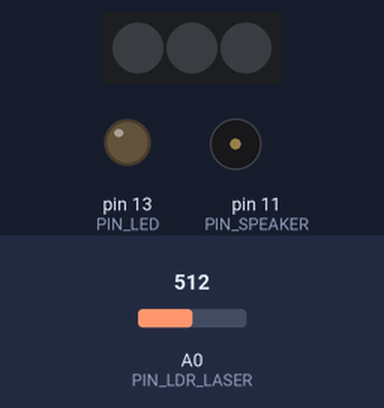
Simulated run of this sketch. Board: Arduino Uno, built with avr-gcc and run on an emulated ATmega328P. Parts: 3 RGB LEDs in strip order, left to right, output pins drawn as LEDs (lit = HIGH), buzzer (waves = sounding). Dashed ring = blinking. The inputs (shaded band) are chosen by the test bench; at power-on: A0 (PIN_LDR_LASER) = 512. What the sketch prints to the serial monitor is not drawn.

Above: at 1.6 s.
1.7 s: A0 (PIN_LDR_LASER) set to 1023
At 1.95 s:
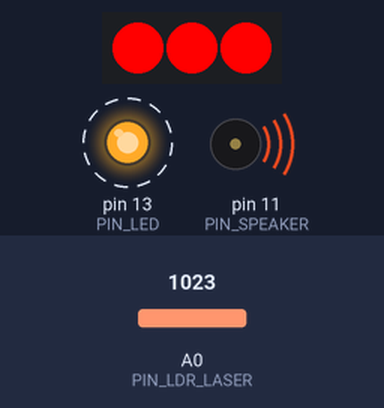
At 2.45 s:
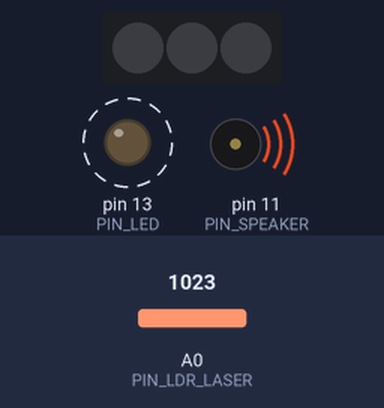
Timing chart, 0 to 4.7 s (numbered marks = the images above; inputs shaded):
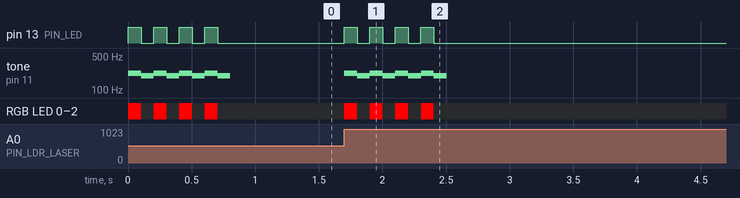

The sketch:

LaserPath.ino
```cpp
#include <FastLED.h>
#include "pitches.h"

#define PIN_SPEAKER 11
#define PIN_LED 13
#define PIN_LDR_LASER A0

#define DATA_PIN 9 //NeoPixel data pin
#define NUM_LEDS 3
CRGB leds[NUM_LEDS];

#define THRESHOLD 15
#define DISABLED_TIME 2000

enum { MODE_ENABLED, MODE_DISABLED };
uint8_t mode = MODE_ENABLED;
uint8_t oldBeepStatus = false;
int oldValue=0;
unsigned long t=0;

void setup() {
  pinMode(PIN_SPEAKER,OUTPUT);
  pinMode(PIN_LED,OUTPUT);
  pinMode(PIN_LDR_LASER,INPUT);

  FastLED.addLeds<NEOPIXEL, DATA_PIN>(leds, NUM_LEDS);

  Serial.begin(115200);
}


void loop() {
  if(mode == MODE_ENABLED && shouldBeep()){
    beepAndFlash();
    //prevent continuous beep
  //  mode = MODE_DISABLED;
    oldBeepStatus = true;
    t = millis();
  }
  //re-enable beep automatically after DISABLED_TIME ms
  if(oldBeepStatus && (millis()-t > DISABLED_TIME)){
    oldBeepStatus = false;
    mode = MODE_ENABLED;
  }
}

uint8_t shouldBeep(){
  uint8_t res = false;
  int a0=analogRead(PIN_LDR_LASER);
  int deriv = a0-oldValue;
  oldValue = a0;
  if(deriv > THRESHOLD){
    res = true;
  }
  Serial.print(a0);
  Serial.print(" ");
  Serial.println(deriv);
  return res;
}

void light(bool on){
    CRGB color = CRGB::Black;
    if(on){
      color = CRGB::Red;
    }

    leds[0] = color;
    leds[1] = color;
    leds[2] = color;

    FastLED.show();
}


void beepAndFlash(){
  for(int i=0;i<4;i++){
    digitalWrite(PIN_LED,HIGH);
    light(true);
    tone(PIN_SPEAKER,NOTE_A3,100);
    delay(100);
    digitalWrite(PIN_LED,LOW);
    light(false);
    tone(PIN_SPEAKER,NOTE_G3,100);
    delay(100);
  }
}
```

pitches.h
```cpp
#define NOTE_B0  31
#define NOTE_C1  33
#define NOTE_CS1 35
#define NOTE_D1  37
#define NOTE_DS1 39
#define NOTE_E1  41
#define NOTE_F1  44
#define NOTE_FS1 46
#define NOTE_G1  49
#define NOTE_GS1 52
#define NOTE_A1  55
#define NOTE_AS1 58
#define NOTE_B1  62
#define NOTE_C2  65
#define NOTE_CS2 69
#define NOTE_D2  73
#define NOTE_DS2 78
#define NOTE_E2  82
#define NOTE_F2  87
#define NOTE_FS2 93
#define NOTE_G2  98
#define NOTE_GS2 104
#define NOTE_A2  110
#define NOTE_AS2 117
#define NOTE_B2  123
#define NOTE_C3  131
#define NOTE_CS3 139
#define NOTE_D3  147
#define NOTE_DS3 156
#define NOTE_E3  165
#define NOTE_F3  175
#define NOTE_FS3 185
#define NOTE_G3  196
#define NOTE_GS3 208
#define NOTE_A3  220
#define NOTE_AS3 233
#define NOTE_B3  247
#define NOTE_C4  262
#define NOTE_CS4 277
#define NOTE_D4  294
#define NOTE_DS4 311
#define NOTE_E4  330
#define NOTE_F4  349
#define NOTE_FS4 370
#define NOTE_G4  392
#define NOTE_GS4 415
#define NOTE_A4  440
#define NOTE_AS4 466
#define NOTE_B4  494
#define NOTE_C5  523
#define NOTE_CS5 554
#define NOTE_D5  587
#define NOTE_DS5 622
#define NOTE_E5  659
#define NOTE_F5  698
#define NOTE_FS5 740
#define NOTE_G5  784
#define NOTE_GS5 831
#define NOTE_A5  880
#define NOTE_AS5 932
#define NOTE_B5  988
#define NOTE_C6  1047
#define NOTE_CS6 1109
#define NOTE_D6  1175
#define NOTE_DS6 1245
#define NOTE_E6  1319
#define NOTE_F6  1397
#define NOTE_FS6 1480
#define NOTE_G6  1568
#define NOTE_GS6 1661
#define NOTE_A6  1760
#define NOTE_AS6 1865
#define NOTE_B6  1976
#define NOTE_C7  2093
#define NOTE_CS7 2217
#define NOTE_D7  2349
#define NOTE_DS7 2489
#define NOTE_E7  2637
#define NOTE_F7  2794
#define NOTE_FS7 2960
#define NOTE_G7  3136
#define NOTE_GS7 3322
#define NOTE_A7  3520
#define NOTE_AS7 3729
#define NOTE_B7  3951
#define NOTE_C8  4186
#define NOTE_CS8 4435
#define NOTE_D8  4699
#define NOTE_DS8 4978
#define END -1
```

Measured:
- after the input at 1.7 s, pin 13 (PIN_LED): alternates HIGH for 0.10 s and LOW for 0.10 s, 8 changes in all, then stays LOW, starting at once; tone on pin 11 (PIN_SPEAKER): silent → 220 Hz at once, then repeats every 0.20 s: 196 Hz 0.10 s, 220 Hz 0.10 s, until it stays silent from 2.5 s
- by itself, pin 13 (PIN_LED): alternates HIGH for 0.10 s and LOW for 0.10 s, 8 changes in all, then stays LOW
- by itself, tone on pin 11 (PIN_SPEAKER): repeats every 0.20 s: 196 Hz 0.10 s, 220 Hz 0.10 s, until it stays silent from 0.8 s
